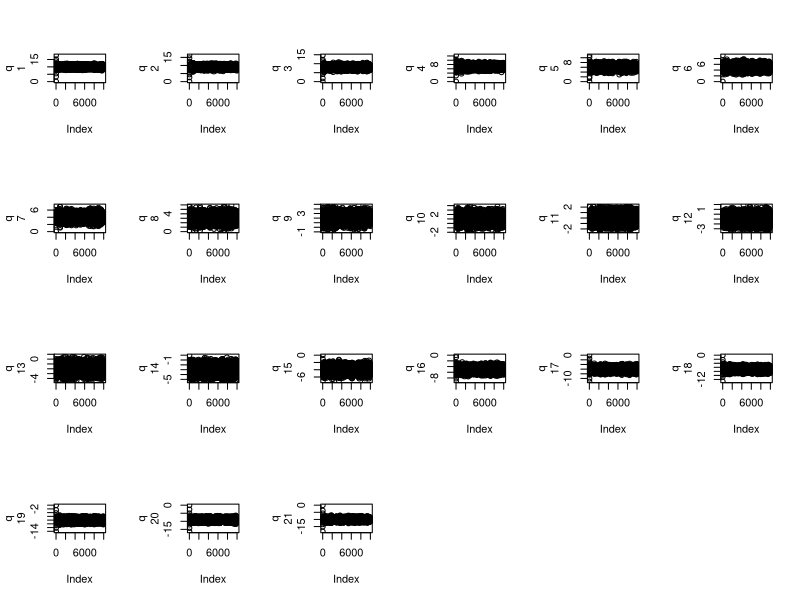
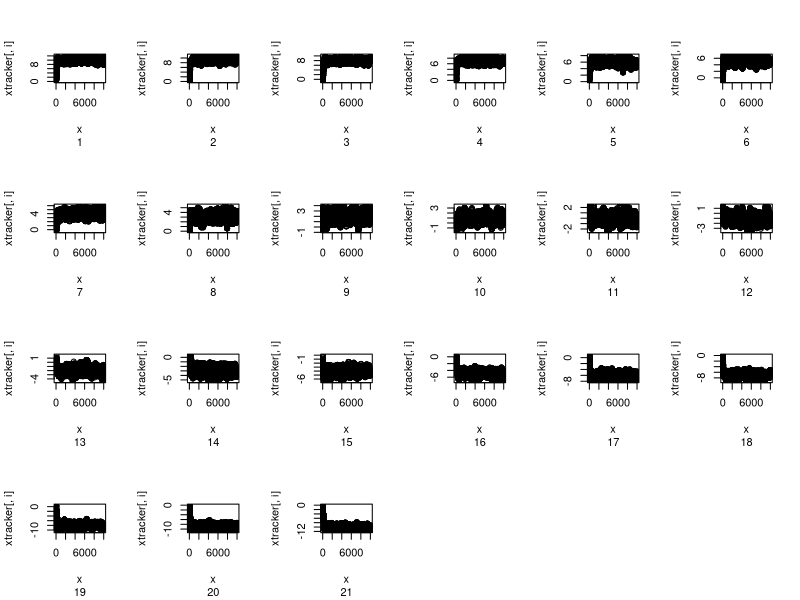
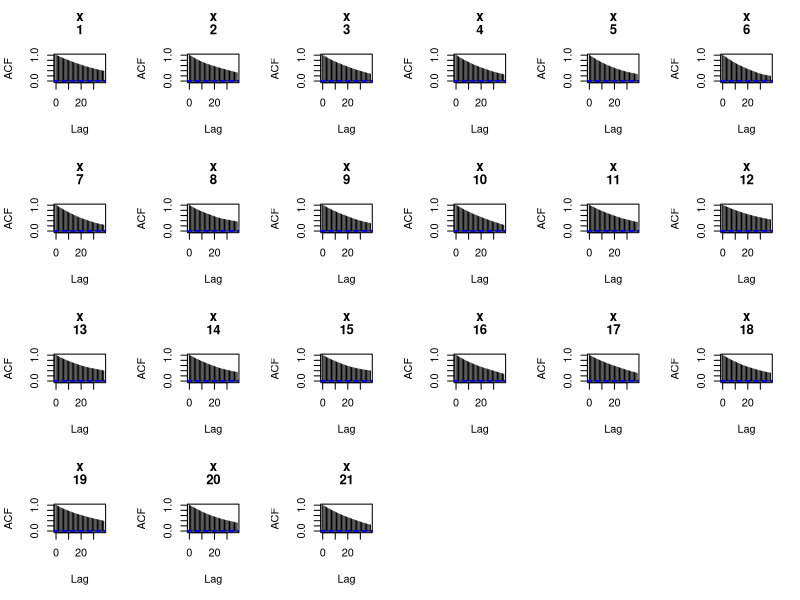
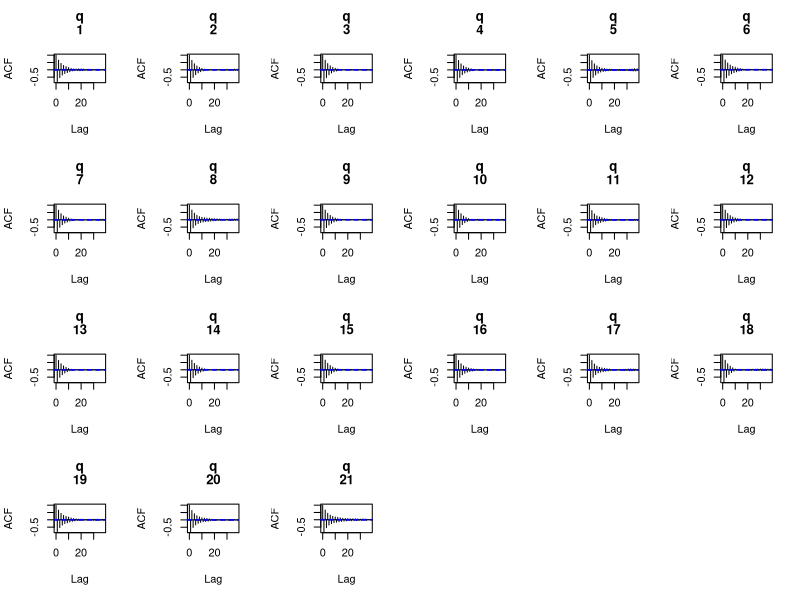

Generate these figures, in order, with R: (Note: this script raises an error after producing the figures.)
u = function(q){
  a=0
  for (i in 1:21){
    a[i]=(q[i]-11 + i)^2
  }
  return(sum(a))
}
du = function(q){
  b = 0
  for (i in 1:21){
    b[i] = 2*(q[i] - 11 + i)
  }
  return(b)
}
hmc <- function(param_init, U, dU, e, L, iters) {
  # hamiltonian monte carlo
  #
  # arguments #
  # param_init:
  #
  
  mom_history <- matrix(data = NA, nrow = iters+1, ncol = length(param_init))
  param_history <- matrix(data = NA, nrow = iters+1, ncol = length(param_init))
  param_history[1, ] <- param_init
  param_curr <- param_history[1, ]
  
  for (k in 2:iters) {
    q <- param_curr
    p <- rnorm(length(param_curr), 0, 1) 
    p_curr <- p
    mom_history[k, ] <- p_curr
    
    # leapfrog steps
    p <- hmc_step(p, dU(q), -e / 2)
    for (i in 1:L) {
      q <- hmc_step(q, p, e)
      if (i != L) p <- hmc_step(p, dU(q), -e)
    }
    p <- -hmc_step(p, dU(q), -e / 2) #the negation is unnecessary
    # start end energies
    U_curr <- U(param_curr)
    K_curr <- sum(p_curr ^ 2) / 2
    U_prop <- U(q)
    K_prop <- sum(p^2) / 2
    
    # accept-reject
    if (runif(1) < exp(U_curr + K_curr - U_prop - K_prop)) param_curr <- q
    
    param_history[k, ] <- param_curr
  }
  
  # return(list(samples = param_history, momentum = mom_history))
  return(param_history)
}

hmc_step <- function(a, b, e) {
  # move a by e * b
  a + e * b
}
set.seed(3)
qtracker = hmc(rep(0,21), u, du, 0.18, 10, 10000)
qtracker = qtracker[1:10000,]
length(unique(qtracker))/(21*10000)




xtracker = matrix(NA, nrow = 10000, ncol = 21)
xtracker[1,] = rep(0,21)
for (i in 2:10000){
  xold = xtracker[i-1,]
  xprop = xold + rnorm(length(xold), sd=0.3)
  reject = runif(1)
  if  (-u(xprop) +u(xold) > log(reject)) xold = xprop
  xtracker[i,] = xold
}
length(unique(xtracker))/(21*10000)


par(mfrow=c(4,6))
for(i in 1:21){
  plot(qtracker[,i], ylab = c("q", i))
}

par(mfrow=c(4,6))
for(i in 1:21){
  plot(xtracker[,i], xlab = c("x", i))
}

par(mfrow=c(4,6))
for(i in 1:21){
  acf(xtracker[2500:10000,i], main = c("x",i))
}

par(mfrow=c(4,6))
for(i in 1:21){
  acf(qtracker[2500:10000,i], main = c("q",i))
}


sum(colMeans(qtracker[2500:10000,]) - 10:-10)^2
sum(colMeans(xtracker[2500:10000,]) - 10:-10)^2


effectiveSize(mcmc(xtracker))
effectiveSize(mcmc(qtracker))



microbenchmark(qtracker = hmc(rep(0,21), u, du, 0.2, 10, 10000))

microbenchmark(
  {xtracker[1,] = rep(0,21)
for (i in 2:10000){
  xold = xtracker[i-1,]
  xprop = xold + rnorm(length(xold), sd=0.3)
  reject = runif(1)
  if  (-u(xprop) +u(xold) > log(reject)) xold = xprop
  xtracker[i,] = xold
}
})

set.seed(42)
gmicro = microbenchmark(
  {
gtracker = matrix(NA, nrow = 10000, ncol = 21)
gtracker[1,] = rep(0,21)
for (i in 2:10000){
  for(j in 1:21)
  gtracker[i,j] = rnorm(1, mean  = 11 -j, sd = 1/sqrt(2))
}
})

xsizetime = mean(effectiveSize(xtracker))/median(xmicro$time)*10^(9)
qsizetime =mean(effectiveSize(qtracker))/median(qmicro$time)*10^(9)
gsizetime =mean(effectiveSize(gtracker))/median(gmicro$time)*10^(9)

qsizetime/xsizetime #HMC is this much computationally efficient than MH
qsizetime/gsizetime #HMC is this much computationally efficient than Gibbs
